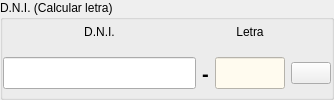
      <widget class="QGroupBox" name="groupBox_6">
       <property name="sizePolicy">
        <sizepolicy hsizetype="Expanding" vsizetype="Preferred">
         <horstretch>0</horstretch>
         <verstretch>0</verstretch>
        </sizepolicy>
       </property>
       <property name="title">
        <string>D.N.I. (Calcular letra)</string>
       </property>
       <layout class="QGridLayout" name="gridLayout_21">
        <property name="leftMargin">
         <number>0</number>
        </property>
        <property name="topMargin">
         <number>0</number>
        </property>
        <property name="rightMargin">
         <number>0</number>
        </property>
        <property name="bottomMargin">
         <number>0</number>
        </property>
        <item row="0" column="0">
         <layout class="QGridLayout" name="gridLayout_19">
          <item row="1" column="0" rowspan="2">
           <widget class="QLineEdit" name="lineEdit_14">
            <property name="sizePolicy">
             <sizepolicy hsizetype="Expanding" vsizetype="Fixed">
              <horstretch>0</horstretch>
              <verstretch>0</verstretch>
             </sizepolicy>
            </property>
            <property name="font">
             <font>
              <pointsize>15</pointsize>
              <weight>75</weight>
              <bold>true</bold>
             </font>
            </property>
            <property name="maxLength">
             <number>8</number>
            </property>
            <property name="alignment">
             <set>Qt::AlignCenter</set>
            </property>
           </widget>
          </item>
          <item row="1" column="4" rowspan="2">
           <widget class="QPushButton" name="pushButton_5">
            <property name="text">
             <string/>
            </property>
            <property name="icon">
             <iconset resource="recoverdrake.qrc">
              <normaloff>:/Imagenes/sustituir.png</normaloff>:/Imagenes/sustituir.png</iconset>
            </property>
            <property name="iconSize">
             <size>
              <width>25</width>
              <height>25</height>
             </size>
            </property>
           </widget>
          </item>
          <item row="0" column="0">
           <widget class="QLabel" name="label_8">
            <property name="text">
             <string>D.N.I.</string>
            </property>
            <property name="alignment">
             <set>Qt::AlignCenter</set>
            </property>
           </widget>
          </item>
          <item row="1" column="1" rowspan="2" colspan="2">
           <widget class="QLabel" name="label_7">
            <property name="font">
             <font>
              <pointsize>15</pointsize>
              <weight>75</weight>
              <bold>true</bold>
             </font>
            </property>
            <property name="text">
             <string>-</string>
            </property>
           </widget>
          </item>
          <item row="0" column="3">
           <widget class="QLabel" name="label_9">
            <property name="text">
             <string>Letra</string>
            </property>
            <property name="alignment">
             <set>Qt::AlignCenter</set>
            </property>
           </widget>
          </item>
          <item row="1" column="3" rowspan="2">
           <widget class="QLineEdit" name="lineEdit_13">
            <property name="enabled">
             <bool>true</bool>
            </property>
            <property name="maximumSize">
             <size>
              <width>70</width>
              <height>16777215</height>
             </size>
            </property>
            <property name="font">
             <font>
              <pointsize>15</pointsize>
              <weight>75</weight>
              <bold>true</bold>
             </font>
            </property>
            <property name="focusPolicy">
             <enum>Qt::NoFocus</enum>
            </property>
            <property name="styleSheet">
             <string notr="true">color: rgb(0, 0, 255);
background-color: rgb(255, 251, 239);</string>
            </property>
            <property name="alignment">
             <set>Qt::AlignCenter</set>
            </property>
            <property name="readOnly">
             <bool>true</bool>
            </property>
           </widget>
          </item>
         </layout>
        </item>
       </layout>
      </widget>
